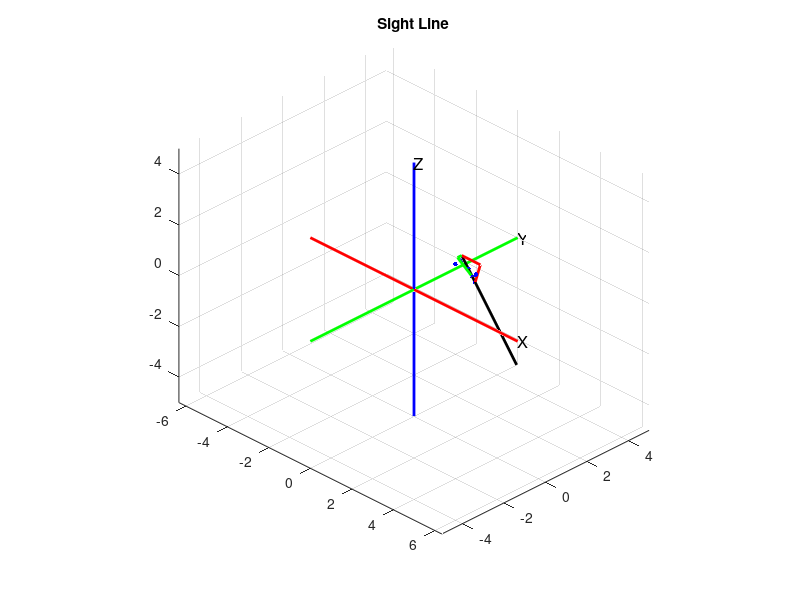

Recreate this plot in MATLAB.
% 常量
TEXTURE_RES = 1;
MAP_SIZE = [5, 5, 5];
LOOKAT_REL_FAC = 0.02;
ANGLE_RADIUS = 225;


% 玩家数据
p_pos = [1.1, 1.2, 1.3];
p_angle = [-60, -120];


% 创建一个三维坐标系
figure;
hold on;
title('Sight Line');

% 画 x 轴
plot3([-TEXTURE_RES*MAP_SIZE(1) TEXTURE_RES*MAP_SIZE(1)], [0 0], [0 0], 'r', 'LineWidth', 2);
text(TEXTURE_RES*MAP_SIZE(1), 0, 0, 'X', 'FontSize', 12);
% 画 y 轴
plot3([0 0], [-TEXTURE_RES*MAP_SIZE(2) TEXTURE_RES*MAP_SIZE(2)], [0 0], 'g', 'LineWidth', 2);
text(0, TEXTURE_RES*MAP_SIZE(2), 0, 'Y', 'FontSize', 12);
% 画 z 轴
plot3([0 0], [0 0], [-TEXTURE_RES*MAP_SIZE(3) TEXTURE_RES*MAP_SIZE(3)], 'b', 'LineWidth', 2);
text(0, 0, TEXTURE_RES*MAP_SIZE(3), 'Z', 'FontSize', 12);


% 屏幕点
fragment_uv = [0, 0];
% 射线计算
coord_h = [round(sqrt(ANGLE_RADIUS^2 - p_angle(1)^2)), p_angle(1)];
coord_v = [round(sqrt(ANGLE_RADIUS^2 - p_angle(2)^2)), p_angle(2)];
lookat_rel(1) = coord_h(1) * coord_v(1) / ANGLE_RADIUS;
lookat_rel(2) = coord_h(2) * coord_v(1) / ANGLE_RADIUS;
lookat_rel(3) = coord_v(2);
lookat_h_rel(1) = coord_h(1);
lookat_h_rel(2) = coord_h(2);
vp_u = [lookat_h_rel(2), -lookat_h_rel(1), 0];
vp_v(1) = ((vp_u(2) * lookat_rel(3)) - (vp_u(3) * lookat_rel(2))) / ANGLE_RADIUS;
vp_v(2) = ((vp_u(3) * lookat_rel(1)) - (vp_u(1) * lookat_rel(3))) / ANGLE_RADIUS;
vp_v(3) = ((vp_u(1) * lookat_rel(2)) - (vp_u(2) * lookat_rel(1))) / ANGLE_RADIUS;
vp_origin(1) = p_pos(1) + lookat_rel(1) * LOOKAT_REL_FAC;
vp_origin(2) = p_pos(2) + lookat_rel(2) * LOOKAT_REL_FAC;
vp_origin(3) = p_pos(3) + lookat_rel(3) * LOOKAT_REL_FAC;
% 计算起始点、结束点
start_p = p_pos;
end_p = vp_origin;
% 画出线段
plot3([start_p(1), end_p(1)], [start_p(2), end_p(2)], [start_p(3), end_p(3)], 'k-', 'LineWidth', 2);

% 
block_p = fix(p_pos / TEXTURE_RES);
hit_P = p_pos;
scatter3(block_p(1)*TEXTURE_RES, block_p(2)*TEXTURE_RES, block_p(3)*TEXTURE_RES, 10, 'filled', 'MarkerFaceColor', 'b');
next_block_p = [0, 0, 0];
for i=1:1:3
    if end_p(i) <= start_p(i)
        next_block_p(i) = block_p(i);
    else
        next_block_p(i) = block_p(i) + 1;
    end
end
edge = [next_block_p(1)*TEXTURE_RES, next_block_p(2)*TEXTURE_RES, next_block_p(3)*TEXTURE_RES];
scatter3(edge(1), edge(2), edge(3), 10, 'filled', 'MarkerFaceColor', 'b');

% 
plot3([start_p(1), edge(1)], [start_p(2), start_p(2)], [start_p(3), start_p(3)], 'r', 'LineWidth', 2);
plot3([start_p(1), start_p(1)], [start_p(2), edge(2)], [start_p(3), start_p(3)], 'g', 'LineWidth', 2);
plot3([start_p(1), start_p(1)], [start_p(2), start_p(2)], [start_p(3), edge(3)], 'b', 'LineWidth', 2);

delta = edge - start_p;
delta_t = [0, 0, 0];
for i=1:1:3
    delta_t(i) = delta(i) / lookat_rel(i);
end
next_x = [edge(1), p_pos(2) + lookat_rel(2)*delta_t(1),p_pos(3) + lookat_rel(3)*delta_t(1)];
next_y = [p_pos(1) + lookat_rel(1)*delta_t(2), edge(2),p_pos(3) + lookat_rel(3)*delta_t(2)];
next_z = [p_pos(1) + lookat_rel(1)*delta_t(3), p_pos(2) + lookat_rel(2)*delta_t(3),edge(3)];
scatter3(next_x(1), next_x(2), next_x(3), 10, 'filled', 'MarkerFaceColor', 'b');
scatter3(next_y(1), next_y(2), next_y(3), 10, 'filled', 'MarkerFaceColor', 'b');
scatter3(next_z(1), next_z(2), next_z(3), 10, 'filled', 'MarkerFaceColor', 'b');
plot3([edge(1), next_x(1)], [start_p(2), next_x(2)], [start_p(3), next_x(3)], 'r', 'LineWidth', 2);
plot3([start_p(1), next_y(1)], [edge(2), next_y(2)], [start_p(3), next_y(3)], 'g', 'LineWidth', 2);
plot3([start_p(1), next_z(1)], [start_p(2), next_z(2)], [edge(3), next_z(3)], 'b', 'LineWidth', 2);


hold off;
grid on;
axis equal; % 让坐标轴比例相同

% 设置观察角度
view(45, 30); % 设置为 45 度仰角，30 度方位角

% 获取当前图形窗口的句柄
fig_handle = gcf;
% 设置图形窗口全屏显示
set(fig_handle, 'WindowState', 'maximized');
